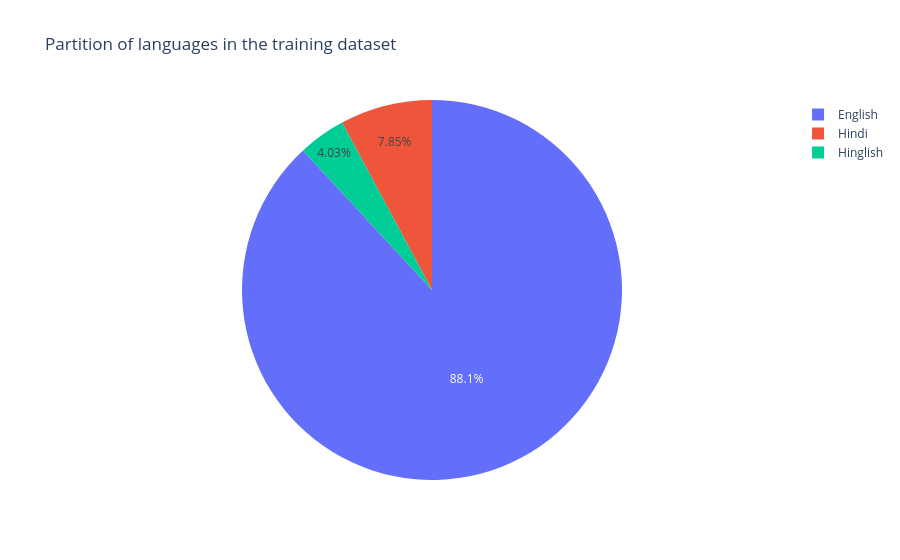

Notebook cell for this chart:
### Code cell
language = train_df["language"].value_counts()

px.pie(
    names=language.keys(),
    values=language.values,
    title="Partition of languages in the training dataset",
)

### Figure 1 — Plotly figure (JSON) as saved in the notebook; plotly's stock layout.template omitted (floating-point values rounded to 4 significant figures)
{"data": [{"domain": {"x": [0, 1], "y": [0, 1]}, "hovertemplate": "label=%{label}<br>value=%{value}<extra></extra>", "labels": ["English", "Hindi", "Hinglish"], "legendgroup": "", "name": "", "showlegend": true, "type": "pie", "values": [61058, 5436, 2792]}], "layout": {"legend": {"tracegroupgap": 0}, "title": {"text": "Partition of languages in the training dataset"}}}
